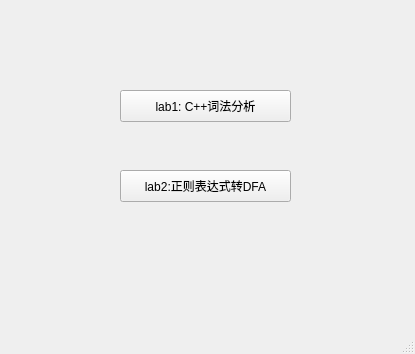
<?xml version="1.0" encoding="UTF-8"?>
<ui version="4.0">
 <class>AssigimentSeletionWindow</class>
 <widget class="QMainWindow" name="AssigimentSeletionWindow">
  <property name="geometry">
   <rect>
    <x>0</x>
    <y>0</y>
    <width>415</width>
    <height>354</height>
   </rect>
  </property>
  <property name="windowTitle">
   <string>MainWindow</string>
  </property>
  <widget class="QWidget" name="centralwidget">
   <widget class="QPushButton" name="pushButton">
    <property name="geometry">
     <rect>
      <x>120</x>
      <y>90</y>
      <width>171</width>
      <height>32</height>
     </rect>
    </property>
    <property name="text">
     <string>lab1: C++词法分析</string>
    </property>
   </widget>
   <widget class="QPushButton" name="pushButton_2">
    <property name="geometry">
     <rect>
      <x>120</x>
      <y>170</y>
      <width>171</width>
      <height>32</height>
     </rect>
    </property>
    <property name="text">
     <string>lab2:正则表达式转DFA</string>
    </property>
   </widget>
  </widget>
  <widget class="QMenuBar" name="menubar">
   <property name="geometry">
    <rect>
     <x>0</x>
     <y>0</y>
     <width>415</width>
     <height>22</height>
    </rect>
   </property>
  </widget>
  <widget class="QStatusBar" name="statusbar"/>
 </widget>
 <resources/>
 <connections/>
</ui>
